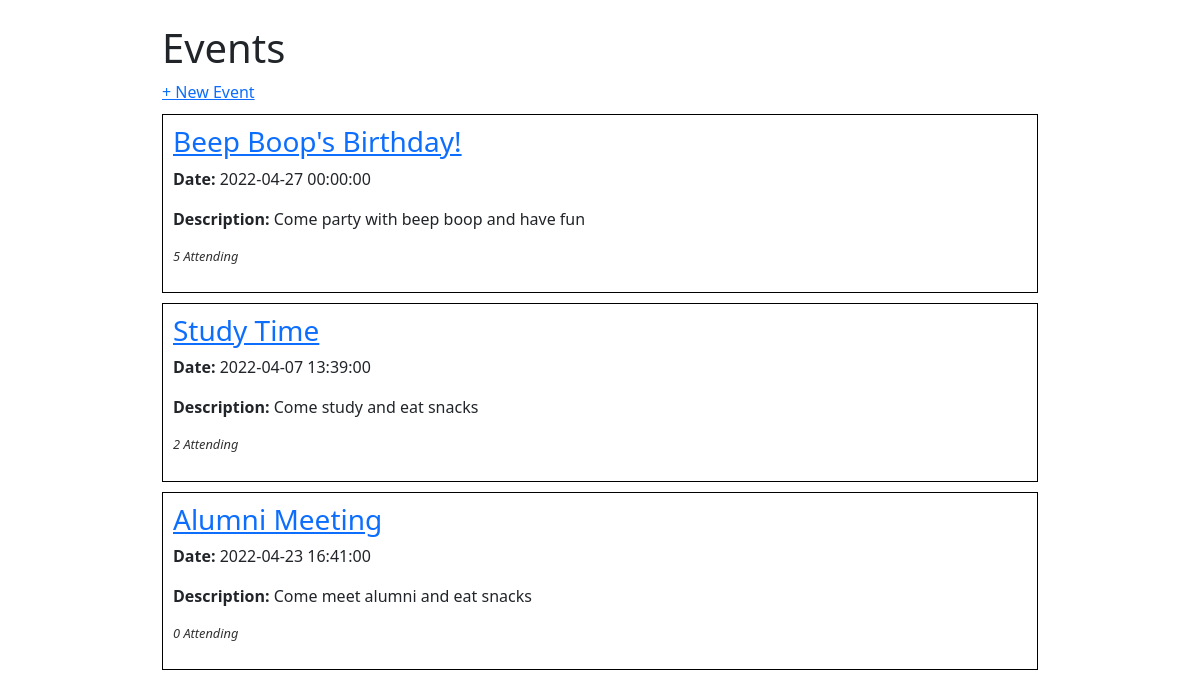
Before: / with the older database file.
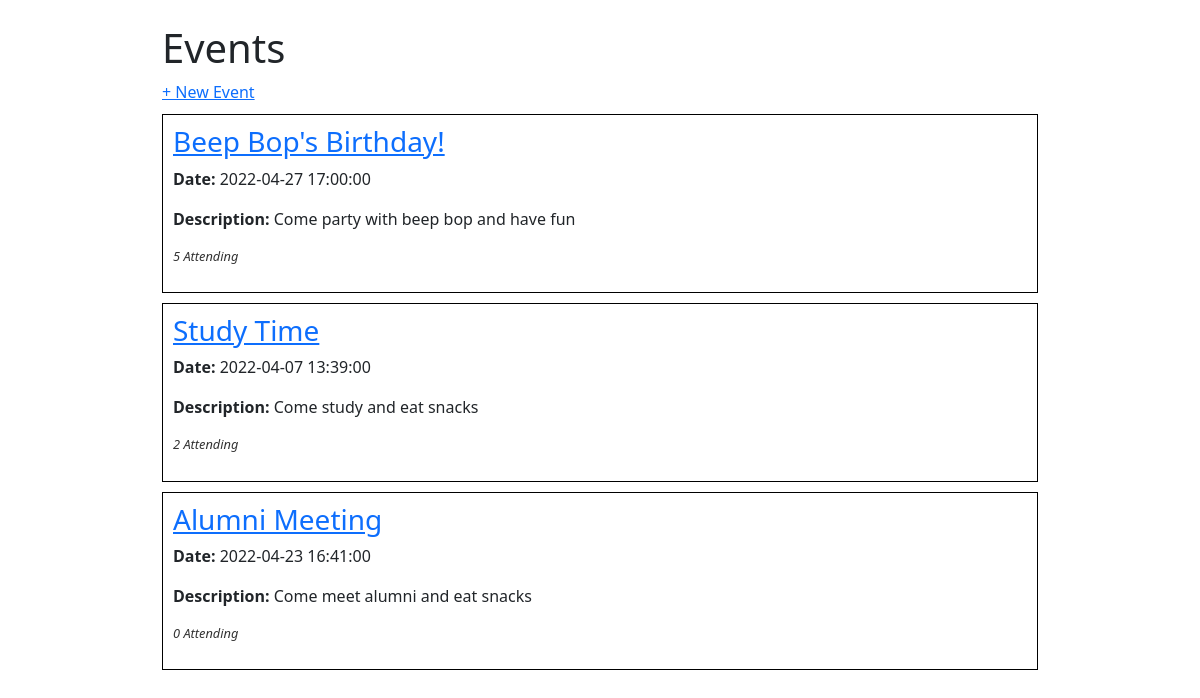
After: the same page with the newer database file.
### events_app/models.py (models this page shows)
class Event(db.Model):
    id = db.Column(db.Integer, primary_key=True)
    title = db.Column(db.String(80), nullable=False)
    description = db.Column(db.String(80), nullable=False)
    date_and_time = db.Column(db.DateTime(timezone=True))
    guests = db.relationship('Guest', secondary = 'guest_events', back_populates="events_attending")
    created_by = db.relationship('Guest', secondary= 'events_created', back_populates="events_hosting")
    event_type = db.Column(db.Enum(EventType), default=EventType.MISC)

### events_app/routes.py (the view)
@main.route('/')
def index():
    try:
        all_events = Event.query.all()
    except:
        flash('No Events, Create One!')
        return render_template('index.html', events=None)
    return render_template('index.html', events=all_events)

### events_app/templates/index.html
{% extends 'base.html' %}
{% block content %}
<h1>Events</h1>
<a href="/create">+ New Event</a>
    {% for event in events %}
        <div class="event-container">
            <h3><a href="/event/{{ event.id }}">{{ event.title }}</a></h3>
            <p><strong>Date:</strong> {{ event.date_and_time }}</p>
            <p><strong>Description:</strong> {{ event.description }}</p>
            <p class="small-text">
                {{ event.guests|length }} Attending
            </p>
        </div>
    {% endfor %}
{% endblock %}

### events_app/templates/base.html (shortened to what this page needs)
<!DOCTYPE html>
<html lang="en">
    <head>
        <link href="https://cdn.jsdelivr.net/npm/bootstrap@5.1.3/dist/css/bootstrap.min.css" rel="stylesheet">
        <link rel="stylesheet" href="/static/style.css">
    </head>
    <body>
        <div id="content">
            <div class="container pt-4">
                {% block content %}{% endblock %}
            </div>
        </div>
    </body>
</html>

### events_app/static/style.css (style rules this page uses)
body { display: flex; justify-content: center; }
#content { width: 75%; }
.event-container { border: 1px solid #000; margin: 10px 0; padding: 10px; }
.small-text { font-size: 0.8em; color: #333; font-style: italic; }

Changed rows visible on the page:
changed Event: title "Beep Boop's Birthday!" → "Beep Bop's Birthday!"; date_and_time "2022-04-27 00:00:00" → "2022-04-27 17:00:00"; description "Come party with beep boop and have fun" → "Come party with beep bop and have fun"
